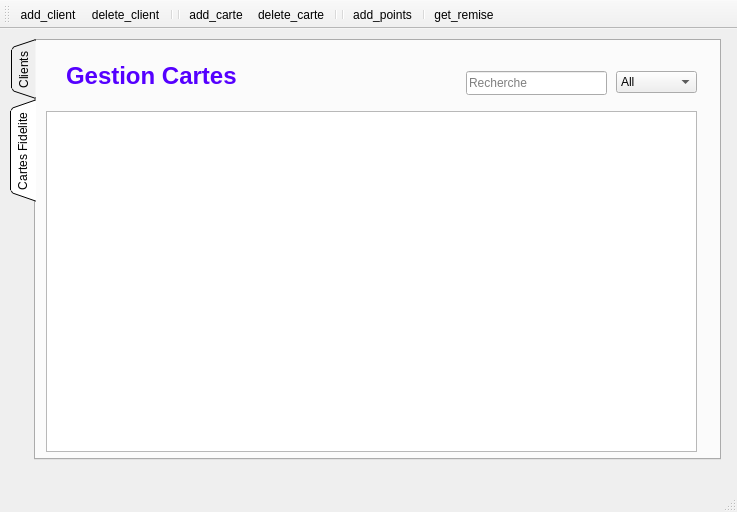
<?xml version="1.0" encoding="UTF-8"?>
<ui version="4.0">
 <class>gestion_aziz</class>
 <widget class="QMainWindow" name="gestion_aziz">
  <property name="geometry">
   <rect>
    <x>0</x>
    <y>0</y>
    <width>737</width>
    <height>512</height>
   </rect>
  </property>
  <property name="windowTitle">
   <string>MainWindow</string>
  </property>
  <property name="styleSheet">
   <string notr="true">background-image: url(:/res/img/hand-painted-watercolor-background-with-sky-clouds-shape_24972-1095.jpg);</string>
  </property>
  <widget class="QWidget" name="centralwidget">
   <widget class="QTabWidget" name="tabWidget">
    <property name="geometry">
     <rect>
      <x>10</x>
      <y>10</y>
      <width>711</width>
      <height>421</height>
     </rect>
    </property>
    <property name="tabPosition">
     <enum>QTabWidget::West</enum>
    </property>
    <property name="tabShape">
     <enum>QTabWidget::Triangular</enum>
    </property>
    <property name="currentIndex">
     <number>1</number>
    </property>
    <widget class="QWidget" name="tab">
     <attribute name="title">
      <string>Clients</string>
     </attribute>
     <widget class="QLineEdit" name="rech_client">
      <property name="geometry">
       <rect>
        <x>430</x>
        <y>30</y>
        <width>151</width>
        <height>24</height>
       </rect>
      </property>
      <property name="placeholderText">
       <string>Recherche</string>
      </property>
      <property name="clearButtonEnabled">
       <bool>true</bool>
      </property>
     </widget>
     <widget class="QTableView" name="table_client">
      <property name="geometry">
       <rect>
        <x>20</x>
        <y>71</y>
        <width>651</width>
        <height>331</height>
       </rect>
      </property>
      <property name="styleSheet">
       <string notr="true"/>
      </property>
      <property name="sortingEnabled">
       <bool>true</bool>
      </property>
      <attribute name="horizontalHeaderCascadingSectionResizes">
       <bool>true</bool>
      </attribute>
      <attribute name="horizontalHeaderShowSortIndicator" stdset="0">
       <bool>true</bool>
      </attribute>
      <attribute name="horizontalHeaderStretchLastSection">
       <bool>false</bool>
      </attribute>
     </widget>
     <widget class="QLabel" name="label">
      <property name="geometry">
       <rect>
        <x>20</x>
        <y>20</y>
        <width>251</width>
        <height>31</height>
       </rect>
      </property>
      <property name="text">
       <string>&lt;html&gt;&lt;head/&gt;&lt;body&gt;&lt;p&gt;&lt;span style=&quot; font-size:18pt; font-weight:600; color:#5500ff;&quot;&gt;Gestion Clients&lt;/span&gt;&lt;/p&gt;&lt;/body&gt;&lt;/html&gt;</string>
      </property>
     </widget>
     <widget class="QComboBox" name="client_sel_col">
      <property name="geometry">
       <rect>
        <x>591</x>
        <y>30</y>
        <width>81</width>
        <height>22</height>
       </rect>
      </property>
      <item>
       <property name="text">
        <string>All</string>
       </property>
      </item>
      <item>
       <property name="text">
        <string>ID</string>
       </property>
      </item>
      <item>
       <property name="text">
        <string>Nom</string>
       </property>
      </item>
      <item>
       <property name="text">
        <string>Naissance</string>
       </property>
      </item>
      <item>
       <property name="text">
        <string>Mail</string>
       </property>
      </item>
      <item>
       <property name="text">
        <string>Ajout</string>
       </property>
      </item>
     </widget>
    </widget>
    <widget class="QWidget" name="tab_2">
     <attribute name="title">
      <string>Cartes Fidelite</string>
     </attribute>
     <widget class="QTableView" name="table_carte">
      <property name="geometry">
       <rect>
        <x>10</x>
        <y>70</y>
        <width>651</width>
        <height>341</height>
       </rect>
      </property>
      <property name="selectionMode">
       <enum>QAbstractItemView::ExtendedSelection</enum>
      </property>
      <property name="sortingEnabled">
       <bool>true</bool>
      </property>
      <attribute name="horizontalHeaderShowSortIndicator" stdset="0">
       <bool>true</bool>
      </attribute>
     </widget>
     <widget class="QLabel" name="label_4">
      <property name="geometry">
       <rect>
        <x>30</x>
        <y>20</y>
        <width>211</width>
        <height>31</height>
       </rect>
      </property>
      <property name="text">
       <string>&lt;html&gt;&lt;head/&gt;&lt;body&gt;&lt;p&gt;&lt;span style=&quot; font-size:18pt; font-weight:600; color:#5500ff;&quot;&gt;Gestion Cartes&lt;/span&gt;&lt;/p&gt;&lt;/body&gt;&lt;/html&gt;</string>
      </property>
     </widget>
     <widget class="QLineEdit" name="rech_carte">
      <property name="geometry">
       <rect>
        <x>430</x>
        <y>30</y>
        <width>141</width>
        <height>24</height>
       </rect>
      </property>
      <property name="placeholderText">
       <string>Recherche</string>
      </property>
      <property name="clearButtonEnabled">
       <bool>true</bool>
      </property>
     </widget>
     <widget class="QComboBox" name="carte_sel_col">
      <property name="geometry">
       <rect>
        <x>580</x>
        <y>30</y>
        <width>81</width>
        <height>22</height>
       </rect>
      </property>
      <item>
       <property name="text">
        <string>All</string>
       </property>
      </item>
      <item>
       <property name="text">
        <string>ID</string>
       </property>
      </item>
      <item>
       <property name="text">
        <string>Client</string>
       </property>
      </item>
      <item>
       <property name="text">
        <string>Points</string>
       </property>
      </item>
      <item>
       <property name="text">
        <string>Remise</string>
       </property>
      </item>
      <item>
       <property name="text">
        <string>Ajout</string>
       </property>
      </item>
     </widget>
    </widget>
   </widget>
  </widget>
  <widget class="QMenuBar" name="menubar">
   <property name="geometry">
    <rect>
     <x>0</x>
     <y>0</y>
     <width>737</width>
     <height>22</height>
    </rect>
   </property>
  </widget>
  <widget class="QStatusBar" name="statusbar"/>
  <widget class="QToolBar" name="toolBar">
   <property name="windowTitle">
    <string>toolBar</string>
   </property>
   <attribute name="toolBarArea">
    <enum>TopToolBarArea</enum>
   </attribute>
   <attribute name="toolBarBreak">
    <bool>false</bool>
   </attribute>
   <addaction name="actionadd_client"/>
   <addaction name="actiondelete_client"/>
   <addaction name="separator"/>
   <addaction name="separator"/>
   <addaction name="actionadd_carte"/>
   <addaction name="actiondelete_carte"/>
   <addaction name="separator"/>
   <addaction name="separator"/>
   <addaction name="actionadd_points"/>
   <addaction name="separator"/>
   <addaction name="actionget_remise"/>
  </widget>
  <action name="actionadd_client">
   <property name="icon">
    <iconset>
     <normalon>:/res/img/user-add-icon---shine-set-add-new-user-add-user-30.png</normalon>
    </iconset>
   </property>
   <property name="text">
    <string>add_client</string>
   </property>
  </action>
  <action name="actiondelete_client">
   <property name="icon">
    <iconset>
     <normalon>:/res/img/images.png</normalon>
    </iconset>
   </property>
   <property name="text">
    <string>delete_client</string>
   </property>
  </action>
  <action name="actionadd_carte">
   <property name="icon">
    <iconset>
     <normalon>:/res/img/Add-icon.png</normalon>
    </iconset>
   </property>
   <property name="text">
    <string>add_carte</string>
   </property>
  </action>
  <action name="actiondelete_carte">
   <property name="icon">
    <iconset resource="Resources.qrc">
     <normaloff>:/res/img/delete-icon.png</normaloff>:/res/img/delete-icon.png</iconset>
   </property>
   <property name="text">
    <string>delete_carte</string>
   </property>
  </action>
  <action name="actionadd_points">
   <property name="text">
    <string>add_points</string>
   </property>
  </action>
  <action name="actionget_remise">
   <property name="text">
    <string>get_remise</string>
   </property>
  </action>
 </widget>
 <resources>
  <include location="Resources.qrc"/>
 </resources>
 <connections/>
</ui>
